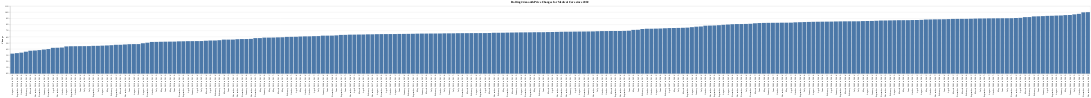

The code cell stored with this chart in its notebook:
### Markdown cell above
In all of the charts above we're using the mean for the year to represent the year. We could check all possible 24-month groupings to see if some of them had a greater change.

### Code cell
df_m = df.set_index('date').sort_values('date')
df_m['pct_change'] = df_m.value.pct_change(periods=24)
df_m.reset_index(inplace=True)
df_m['year'] = pd.DatetimeIndex(df_m['date']).year
df_m['label'] = df_m['periodName'].astype(str) + ' ' + (df_m['year'] -2).astype(str) + ' to ' + df_m['year'].astype(str)

# Fourth chart - bar chart of rolling 24-month inflation rates.
alt.Chart(pd.DataFrame(df_m).dropna(),title='Rolling 24-month Price Changes for Medical Care since 2002').mark_bar().encode(
    x = alt.X('label:O', title=None, sort='y'),
    y = alt.Y('pct_change', title='Change', axis=alt.Axis(format='%'))
)

### Figure 1 — Vega-Lite specification as saved in the notebook (floating-point values rounded to 4 significant figures; data arrays with more than 128 entries replaced by an {"elided": "..."} marker saying what was removed)
{"config": {"view": {"continuousWidth": 400, "continuousHeight": 300}}, "data": {"name": "data-162366a78d78043894afccbb490deaf3"}, "mark": "bar", "encoding": {"x": {"field": "label", "sort": "y", "title": null, "type": "ordinal"}, "y": {"axis": {"format": "%"}, "field": "pct_change", "title": "Change", "type": "quantitative"}}, "title": "Rolling 24-month Price Changes for Medical Care since 2002", "$schema": "https://vega.github.io/schema/vega-lite/v4.17.0.json", "datasets": {"data-162366a78d78043894afccbb490deaf3": {"elided": "240 records"}}}
